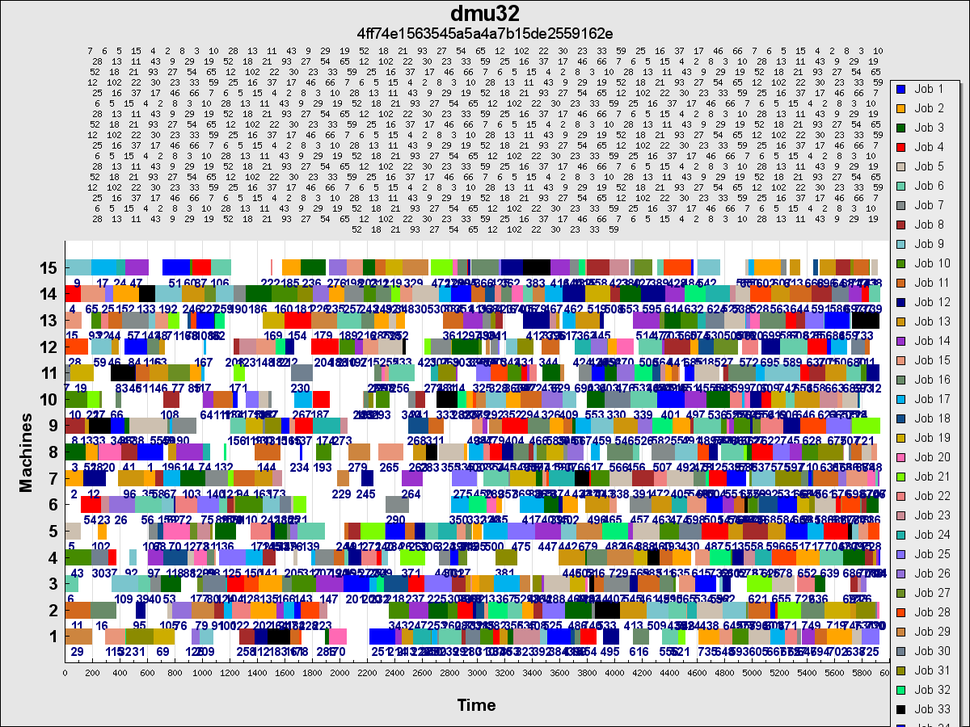
#> input picture JobShopSolutions/Instances/dmu/dmu32 solution_img.png, 970 x 727 px, shrunk from 1200 x 900 before the run
$ python -i createGnattFromFile.py   (imports and definitions only)
#> lines starting #> are read from the running program, lines starting #| are printed output that depends on the picture
import sys
from os.path import dirname, abspath
import argparse
import matplotlib.pyplot as plt
import matplotlib.ticker as ticker
import math
import itertools

# Get the absolute path of the current script
current_folder = dirname(abspath(__file__))
# Add the current folder to the system path
sys.path.append(current_folder)
# import the local package
import colorGenerator as ColGen


# inspired by https://towardsdatascience.com/gantt-charts-with-pythons-matplotlib-395b7af72d72
def create_gantt_chart(data):
    # variables to hold the data for the bars
    ids = [] # defines color
    indices = [] # only needed to label it
    machines = [] # defines row
    start_times = [] # defines postion
    duration = [] # defines length and used for labeling
    max_t = 0 # maximum value (x-axis)

    # parse basic parameters
    name = data.pop(0)
    sizes = data.pop(0).split()

    # Parse the data for the bars from the file
    for line in data:
        _,r = line.split(',', 1)
        steps = r.split(',')
        for s in steps:
            s.strip()
            if not s:
                continue
            t = list(map(int, s.split()))
            ids.append(t[0])
            indices.append(t[1])
            machines.append(t[2])
            duration.append(t[3])
            start_times.append(t[4])
            if t[4] + t[3] > max_t:
                max_t = t[4] + t[3]

    # create color for each task (see colorGenerator.py, source: https://stackoverflow.com/a/13781114)
    colorsGen = list(itertools.islice(ColGen.rgbs(), int(sizes[0])))

    # Create the horizontal bar chart
    fig, ax = plt.subplots(1,1, figsize=(23, 11))
    bars = ax.barh(y=machines, width=duration, left=start_times, height=0.5,
                   color=[colorsGen[i] for i in ids], edgecolor='black')

    # prepare legend data
    legend_nextId = 0
    legend_handles = []
    legend_labels = []
    # fill out legend handles and labels
    while legend_nextId < int(sizes[0]):
        for i, bar in enumerate(bars):
            if ids[i] == legend_nextId:
                legend_handles.append(bar)
                legend_labels.append(f'Job {ids[i]}')
                legend_nextId += 1
    # create legend
    legend = plt.legend(legend_handles, legend_labels, bbox_to_anchor=(1.01, 1))
    legend.set_draggable(True)

    # Add labels inside each bar
    large_labels = False
    if (large_labels):
        for i, bar in enumerate(bars):
            ax.text(bar.get_width() / 2 + bar.get_x(), bar.get_y() + bar.get_height() / 2,
                    '({},{})\n{}'.format(ids[i], indices[i], duration[i]),
                    ha='center', va='center', color='white', fontsize=8)
    else:
        for i, bar in enumerate(bars):
            ax.text(bar.get_width() / 2 + bar.get_x(), bar.get_y() + bar.get_height() / 2,
                 '{}\n{}'.format(indices[i], duration[i]),
                 ha='center', va='center', color='white', fontsize=8)

    # Set the chart title and axis labels
    plt.title(f'Gantt Chart for "{name}"')

    # configure the x-axis
    ax.set_xlabel("Time [arb. unit]")
    ax.minorticks_on()
    ax.xaxis.set_major_locator(plt.AutoLocator())
    ax.xaxis.set_minor_locator(ticker.AutoMinorLocator())
    # add makespan label
    auto_xtick_labels = ax.get_xticklabels()
    auto_xticks_val = ax.get_xticks().tolist()
    max_label_val_diff = abs(int(auto_xticks_val[-1]) - max_t) / 2.0
    new_ticks = auto_xticks_val
    new_labels = [label.get_text() for label in auto_xtick_labels]
    # filter ticks that are too big out
    filtered_tick = [pos for pos in new_ticks if pos < (max_t - max_label_val_diff)] + [float(max_t)]
    filtered_labels = [label for label, pos in zip(new_labels, new_ticks) if pos < (max_t - max_label_val_diff)] + [str(max_t)]
    # set the new labels
    ax.set_xticks(filtered_tick)
    ax.set_xticklabels(filtered_labels)

    ax.format_coord = lambda x, y: 'x={:g}, y={:g}'.format(math.floor(x + 0.5), math.floor(y + 0.5))

    # configure y-axix
    ax.yaxis.set_tick_params(which='minor', bottom=False)
    ax.yaxis.set_ticks(list(range(0, int(sizes[1]), 1)))
    ax.set_ylabel("Machine")
    ax.invert_yaxis()
    # different format, disable ylabel
    #ax.yaxis.set_ticks(list(range(int(sizes[1]))), ['Machine ' + str(id) for id in list(range(int(sizes[1])))])

    # create background grid
    ax.set_axisbelow(True)
    ax.xaxis.grid(color='silver', which='both')

    # reduce white space around the figure
    plt.tight_layout()

    # Display the chart
    plt.show()


# argument parsing
parser = argparse.ArgumentParser(description='''Creates Gnatt Charts for JSLib Solution files''')

# [1 line not run here, left out]
group = parser.add_mutually_exclusive_group()
# [6 lines not run here, left out]

# handle relative path setting
# [6 lines that did not run here, left out]

# [16 lines not run here, left out]

>>> import cv2
>>> picture = cv2.imread('../JobShopSolutions/Instances/dmu/dmu32 solution_img.png', cv2.IMREAD_GRAYSCALE)
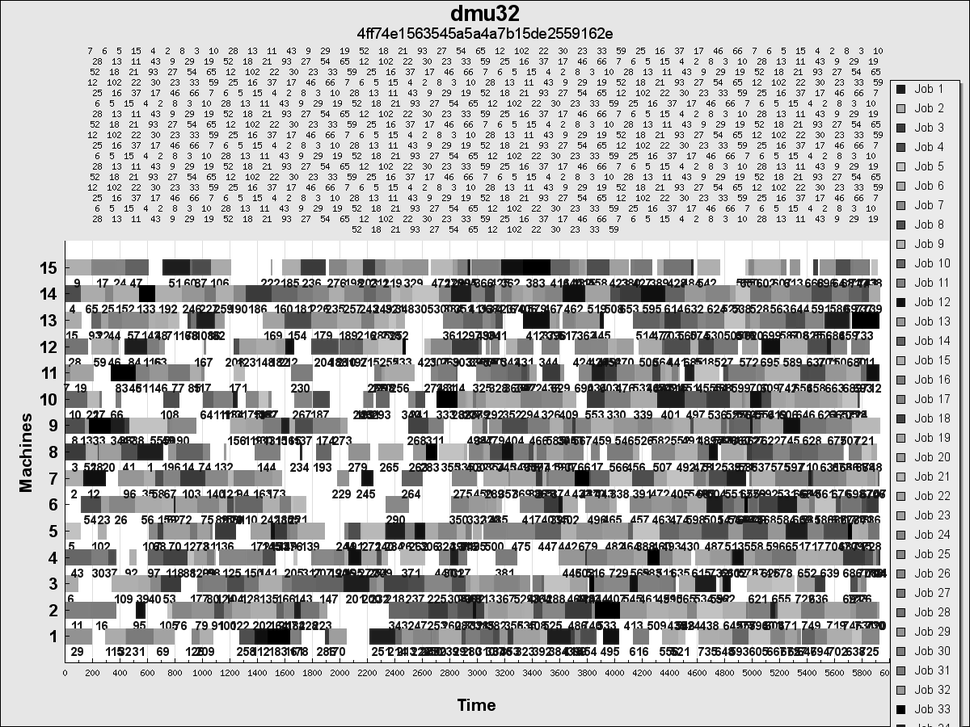
#> picture: shape (727, 970); min 0, max 255, mean 186.6
#> (the run stopped early here; a loop or call above may not have finished)

$ run again, on JobShopSolutions/Instances/dmu/dmu33 solution_img.png
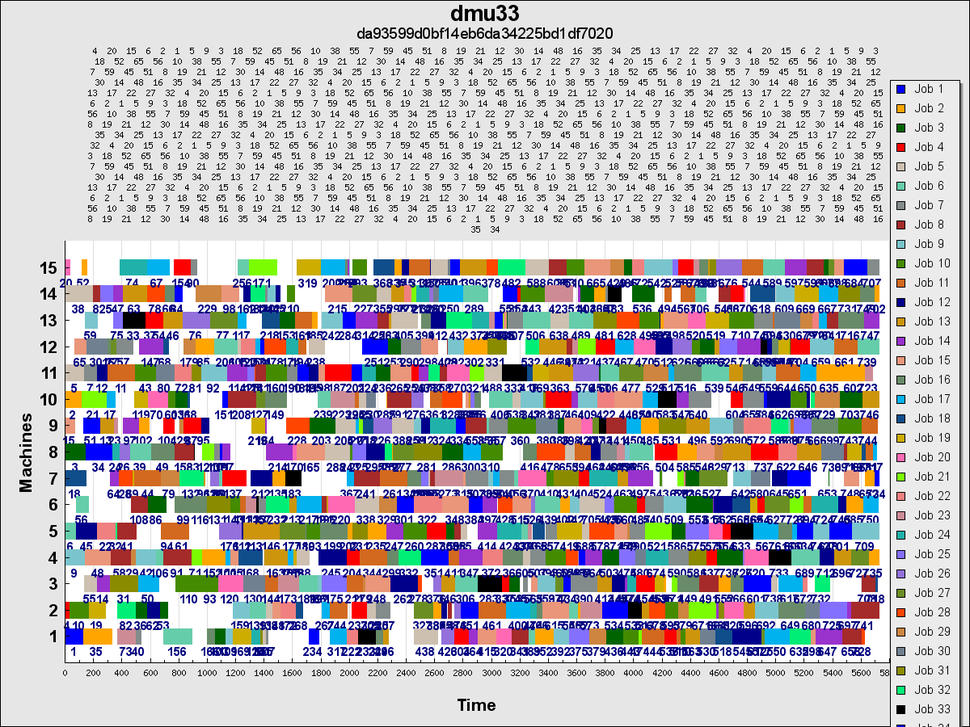
#> input picture JobShopSolutions/Instances/dmu/dmu33 solution_img.png, 970 x 727 px, shrunk from 1200 x 900 before the run
#> `picture = cv2.imread('../JobShopSolutions/Instances/dmu/dmu32 solution..`:
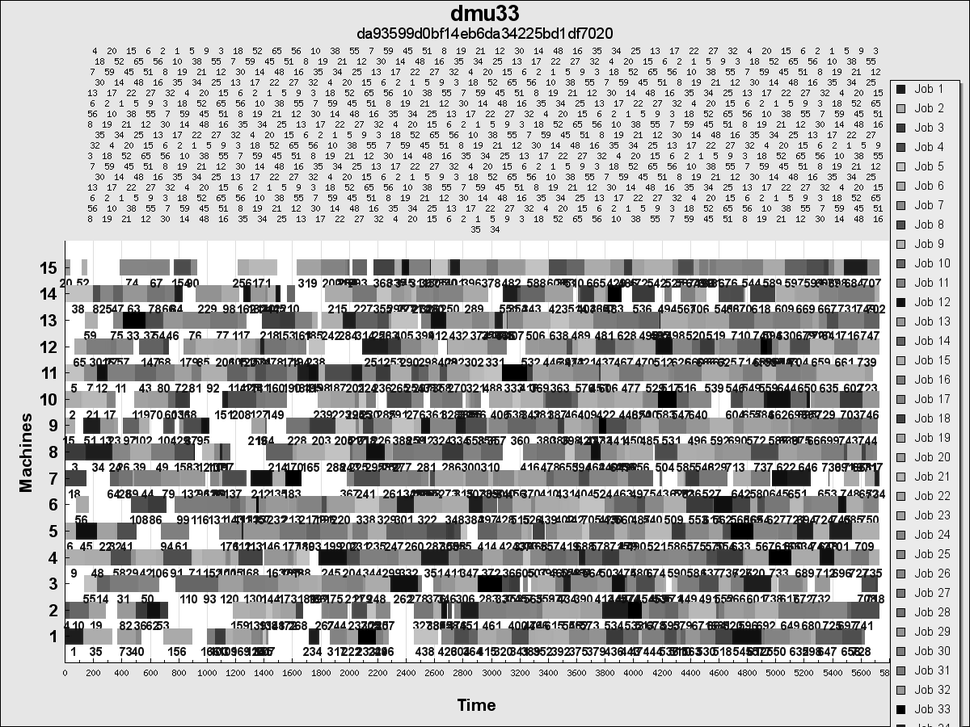
#> picture: shape (727, 970); min 0, max 255, mean 184.3
